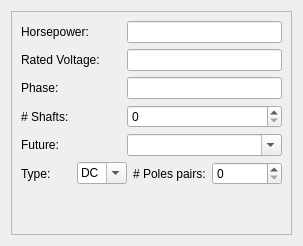
      <widget class="QWidget" name="tab_2">
       <attribute name="title">
        <string>Motor Charateristics</string>
       </attribute>
       <layout class="QGridLayout" name="gridLayout_5">
        <item row="0" column="0">
         <widget class="QFrame" name="frame_2">
          <property name="frameShape">
           <enum>QFrame::StyledPanel</enum>
          </property>
          <property name="frameShadow">
           <enum>QFrame::Raised</enum>
          </property>
          <layout class="QVBoxLayout" name="verticalLayout">
           <item>
            <layout class="QHBoxLayout" name="horizontalLayout_4">
             <item>
              <widget class="QLabel" name="label_4">
               <property name="sizePolicy">
                <sizepolicy hsizetype="Maximum" vsizetype="Preferred">
                 <horstretch>0</horstretch>
                 <verstretch>0</verstretch>
                </sizepolicy>
               </property>
               <property name="maximumSize">
                <size>
                 <width>100</width>
                 <height>16777215</height>
                </size>
               </property>
               <property name="text">
                <string>Horsepower:</string>
               </property>
              </widget>
             </item>
             <item>
              <widget class="QLineEdit" name="horsepower">
               <property name="sizePolicy">
                <sizepolicy hsizetype="Maximum" vsizetype="Fixed">
                 <horstretch>0</horstretch>
                 <verstretch>0</verstretch>
                </sizepolicy>
               </property>
               <property name="maximumSize">
                <size>
                 <width>300</width>
                 <height>16777215</height>
                </size>
               </property>
              </widget>
             </item>
            </layout>
           </item>
           <item>
            <layout class="QHBoxLayout" name="horizontalLayout_5">
             <item>
              <widget class="QLabel" name="label_3">
               <property name="sizePolicy">
                <sizepolicy hsizetype="Maximum" vsizetype="Preferred">
                 <horstretch>0</horstretch>
                 <verstretch>0</verstretch>
                </sizepolicy>
               </property>
               <property name="maximumSize">
                <size>
                 <width>100</width>
                 <height>16777215</height>
                </size>
               </property>
               <property name="text">
                <string>Rated Voltage:</string>
               </property>
              </widget>
             </item>
             <item>
              <widget class="QLineEdit" name="voltage">
               <property name="sizePolicy">
                <sizepolicy hsizetype="Maximum" vsizetype="Fixed">
                 <horstretch>0</horstretch>
                 <verstretch>0</verstretch>
                </sizepolicy>
               </property>
               <property name="maximumSize">
                <size>
                 <width>300</width>
                 <height>16777215</height>
                </size>
               </property>
              </widget>
             </item>
            </layout>
           </item>
           <item>
            <layout class="QHBoxLayout" name="horizontalLayout_6">
             <item>
              <widget class="QLabel" name="label_2">
               <property name="sizePolicy">
                <sizepolicy hsizetype="Maximum" vsizetype="Preferred">
                 <horstretch>0</horstretch>
                 <verstretch>0</verstretch>
                </sizepolicy>
               </property>
               <property name="maximumSize">
                <size>
                 <width>100</width>
                 <height>16777215</height>
                </size>
               </property>
               <property name="text">
                <string>Phase:</string>
               </property>
              </widget>
             </item>
             <item>
              <widget class="QLineEdit" name="phase">
               <property name="sizePolicy">
                <sizepolicy hsizetype="Maximum" vsizetype="Fixed">
                 <horstretch>0</horstretch>
                 <verstretch>0</verstretch>
                </sizepolicy>
               </property>
               <property name="maximumSize">
                <size>
                 <width>300</width>
                 <height>16777215</height>
                </size>
               </property>
              </widget>
             </item>
            </layout>
           </item>
           <item>
            <layout class="QHBoxLayout" name="horizontalLayout_7">
             <item>
              <widget class="QLabel" name="label">
               <property name="sizePolicy">
                <sizepolicy hsizetype="Maximum" vsizetype="Preferred">
                 <horstretch>0</horstretch>
                 <verstretch>0</verstretch>
                </sizepolicy>
               </property>
               <property name="maximumSize">
                <size>
                 <width>100</width>
                 <height>16777215</height>
                </size>
               </property>
               <property name="text">
                <string># Shafts:</string>
               </property>
              </widget>
             </item>
             <item>
              <widget class="QSpinBox" name="shaftnum">
               <property name="sizePolicy">
                <sizepolicy hsizetype="Fixed" vsizetype="Fixed">
                 <horstretch>0</horstretch>
                 <verstretch>0</verstretch>
                </sizepolicy>
               </property>
               <property name="minimumSize">
                <size>
                 <width>70</width>
                 <height>0</height>
                </size>
               </property>
               <property name="maximumSize">
                <size>
                 <width>300</width>
                 <height>16777215</height>
                </size>
               </property>
              </widget>
             </item>
            </layout>
           </item>
           <item>
            <layout class="QHBoxLayout" name="horizontalLayout_28">
             <item>
              <widget class="QLabel" name="label_31">
               <property name="sizePolicy">
                <sizepolicy hsizetype="Maximum" vsizetype="Preferred">
                 <horstretch>0</horstretch>
                 <verstretch>0</verstretch>
                </sizepolicy>
               </property>
               <property name="maximumSize">
                <size>
                 <width>100</width>
                 <height>16777215</height>
                </size>
               </property>
               <property name="text">
                <string>Future:</string>
               </property>
              </widget>
             </item>
             <item>
              <widget class="QComboBox" name="comboBox">
               <property name="sizePolicy">
                <sizepolicy hsizetype="Maximum" vsizetype="Fixed">
                 <horstretch>0</horstretch>
                 <verstretch>0</verstretch>
                </sizepolicy>
               </property>
               <property name="maximumSize">
                <size>
                 <width>300</width>
                 <height>16777215</height>
                </size>
               </property>
               <property name="inputMethodHints">
                <set>Qt::ImhNone</set>
               </property>
               <property name="editable">
                <bool>true</bool>
               </property>
               <property name="currentText">
                <string/>
               </property>
               <property name="currentIndex">
                <number>-1</number>
               </property>
              </widget>
             </item>
            </layout>
           </item>
           <item>
            <layout class="QHBoxLayout" name="horizontalLayout_29">
             <item>
              <layout class="QHBoxLayout" name="horizontalLayout_18">
               <item>
                <widget class="QLabel" name="label_23">
                 <property name="sizePolicy">
                  <sizepolicy hsizetype="Maximum" vsizetype="Preferred">
                   <horstretch>0</horstretch>
                   <verstretch>0</verstretch>
                  </sizepolicy>
                 </property>
                 <property name="maximumSize">
                  <size>
                   <width>60</width>
                   <height>16777215</height>
                  </size>
                 </property>
                 <property name="text">
                  <string>Type:</string>
                 </property>
                </widget>
               </item>
               <item>
                <widget class="QComboBox" name="ACDC">
                 <property name="sizePolicy">
                  <sizepolicy hsizetype="Fixed" vsizetype="Fixed">
                   <horstretch>0</horstretch>
                   <verstretch>0</verstretch>
                  </sizepolicy>
                 </property>
                 <property name="maximumSize">
                  <size>
                   <width>70</width>
                   <height>16777215</height>
                  </size>
                 </property>
                 <property name="sizeIncrement">
                  <size>
                   <width>70</width>
                   <height>0</height>
                  </size>
                 </property>
                 <property name="editable">
                  <bool>true</bool>
                 </property>
                 <property name="currentText">
                  <string notr="true">DC</string>
                 </property>
                 <property name="currentIndex">
                  <number>0</number>
                 </property>
                 <item>
                  <property name="text">
                   <string>DC</string>
                  </property>
                 </item>
                 <item>
                  <property name="text">
                   <string>AC</string>
                  </property>
                 </item>
                 <item>
                  <property name="text">
                   <string>Fan</string>
                  </property>
                 </item>
                </widget>
               </item>
              </layout>
             </item>
             <item>
              <layout class="QHBoxLayout" name="horizontalLayout_27">
               <item>
                <widget class="QLabel" name="label_26">
                 <property name="sizePolicy">
                  <sizepolicy hsizetype="Fixed" vsizetype="Preferred">
                   <horstretch>0</horstretch>
                   <verstretch>0</verstretch>
                  </sizepolicy>
                 </property>
                 <property name="maximumSize">
                  <size>
                   <width>85</width>
                   <height>16777215</height>
                  </size>
                 </property>
                 <property name="text">
                  <string># Poles pairs:</string>
                 </property>
                </widget>
               </item>
               <item>
                <widget class="QSpinBox" name="numberPoles">
                 <property name="sizePolicy">
                  <sizepolicy hsizetype="Fixed" vsizetype="Fixed">
                   <horstretch>0</horstretch>
                   <verstretch>0</verstretch>
                  </sizepolicy>
                 </property>
                 <property name="minimumSize">
                  <size>
                   <width>70</width>
                   <height>0</height>
                  </size>
                 </property>
                 <property name="sizeIncrement">
                  <size>
                   <width>70</width>
                   <height>0</height>
                  </size>
                 </property>
                </widget>
               </item>
              </layout>
             </item>
            </layout>
           </item>
           <item>
            <spacer name="verticalSpacer">
             <property name="orientation">
              <enum>Qt::Vertical</enum>
             </property>
             <property name="sizeHint" stdset="0">
              <size>
               <width>20</width>
               <height>40</height>
              </size>
             </property>
            </spacer>
           </item>
          </layout>
         </widget>
        </item>
       </layout>
      </widget>
